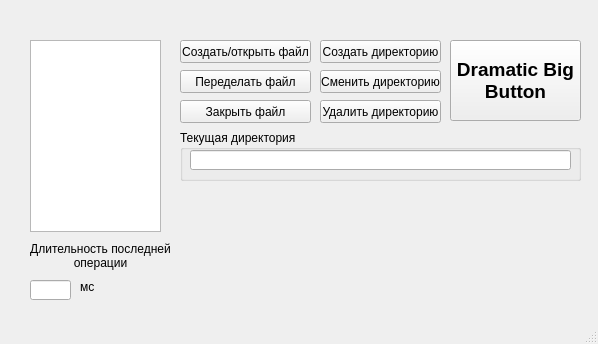
<?xml version="1.0" encoding="UTF-8"?>
<ui version="4.0">
 <class>AnotherMainWindow</class>
 <widget class="QMainWindow" name="AnotherMainWindow">
  <property name="geometry">
   <rect>
    <x>0</x>
    <y>0</y>
    <width>598</width>
    <height>344</height>
   </rect>
  </property>
  <property name="windowTitle">
   <string>Main Window in da house</string>
  </property>
  <widget class="QWidget" name="centralwidget">
   <widget class="QListWidget" name="OpenedFilesList">
    <property name="geometry">
     <rect>
      <x>30</x>
      <y>40</y>
      <width>131</width>
      <height>192</height>
     </rect>
    </property>
   </widget>
   <widget class="QPushButton" name="CreateButton">
    <property name="geometry">
     <rect>
      <x>180</x>
      <y>40</y>
      <width>131</width>
      <height>23</height>
     </rect>
    </property>
    <property name="text">
     <string>Создать/открыть файл</string>
    </property>
   </widget>
   <widget class="QPushButton" name="CloseButton">
    <property name="geometry">
     <rect>
      <x>180</x>
      <y>100</y>
      <width>131</width>
      <height>23</height>
     </rect>
    </property>
    <property name="text">
     <string>Закрыть файл</string>
    </property>
   </widget>
   <widget class="QPushButton" name="CreateDir">
    <property name="geometry">
     <rect>
      <x>320</x>
      <y>40</y>
      <width>121</width>
      <height>23</height>
     </rect>
    </property>
    <property name="text">
     <string>Создать директорию</string>
    </property>
   </widget>
   <widget class="QGroupBox" name="CurDirGroup">
    <property name="geometry">
     <rect>
      <x>180</x>
      <y>130</y>
      <width>401</width>
      <height>51</height>
     </rect>
    </property>
    <property name="title">
     <string>Текущая директория</string>
    </property>
    <widget class="QLineEdit" name="CurDirBox">
     <property name="geometry">
      <rect>
       <x>10</x>
       <y>20</y>
       <width>381</width>
       <height>20</height>
      </rect>
     </property>
     <property name="font">
      <font>
       <family>Segoe UI</family>
      </font>
     </property>
     <property name="readOnly">
      <bool>true</bool>
     </property>
    </widget>
   </widget>
   <widget class="QPushButton" name="UpdateFileButton">
    <property name="geometry">
     <rect>
      <x>180</x>
      <y>70</y>
      <width>131</width>
      <height>23</height>
     </rect>
    </property>
    <property name="text">
     <string>Переделать файл</string>
    </property>
   </widget>
   <widget class="QLabel" name="label">
    <property name="geometry">
     <rect>
      <x>30</x>
      <y>240</y>
      <width>141</width>
      <height>31</height>
     </rect>
    </property>
    <property name="text">
     <string>Длительность последней 
операции</string>
    </property>
    <property name="alignment">
     <set>Qt::AlignCenter</set>
    </property>
   </widget>
   <widget class="QLineEdit" name="DurationBox">
    <property name="geometry">
     <rect>
      <x>30</x>
      <y>280</y>
      <width>41</width>
      <height>20</height>
     </rect>
    </property>
    <property name="readOnly">
     <bool>true</bool>
    </property>
   </widget>
   <widget class="QLabel" name="label_2">
    <property name="geometry">
     <rect>
      <x>80</x>
      <y>280</y>
      <width>46</width>
      <height>13</height>
     </rect>
    </property>
    <property name="text">
     <string>мс</string>
    </property>
   </widget>
   <widget class="QPushButton" name="changeDirButton">
    <property name="geometry">
     <rect>
      <x>320</x>
      <y>70</y>
      <width>121</width>
      <height>23</height>
     </rect>
    </property>
    <property name="text">
     <string>Сменить директорию</string>
    </property>
   </widget>
   <widget class="QPushButton" name="deleteDirButton">
    <property name="geometry">
     <rect>
      <x>320</x>
      <y>100</y>
      <width>121</width>
      <height>23</height>
     </rect>
    </property>
    <property name="text">
     <string>Удалить директорию</string>
    </property>
   </widget>
   <widget class="QPushButton" name="DoTaskButton">
    <property name="geometry">
     <rect>
      <x>450</x>
      <y>40</y>
      <width>131</width>
      <height>81</height>
     </rect>
    </property>
    <property name="font">
     <font>
      <family>Segoe UI</family>
      <pointsize>14</pointsize>
      <weight>75</weight>
      <bold>true</bold>
     </font>
    </property>
    <property name="cursor">
     <cursorShape>PointingHandCursor</cursorShape>
    </property>
    <property name="toolTip">
     <string>&lt;html&gt;&lt;head/&gt;&lt;body&gt;&lt;p&gt;Press Me&lt;/p&gt;&lt;/body&gt;&lt;/html&gt;</string>
    </property>
    <property name="autoFillBackground">
     <bool>false</bool>
    </property>
    <property name="text">
     <string>Dramatic Big 
Button</string>
    </property>
   </widget>
  </widget>
  <widget class="QMenuBar" name="menubar">
   <property name="geometry">
    <rect>
     <x>0</x>
     <y>0</y>
     <width>598</width>
     <height>21</height>
    </rect>
   </property>
  </widget>
  <widget class="QStatusBar" name="statusbar"/>
 </widget>
 <resources/>
 <connections/>
</ui>
